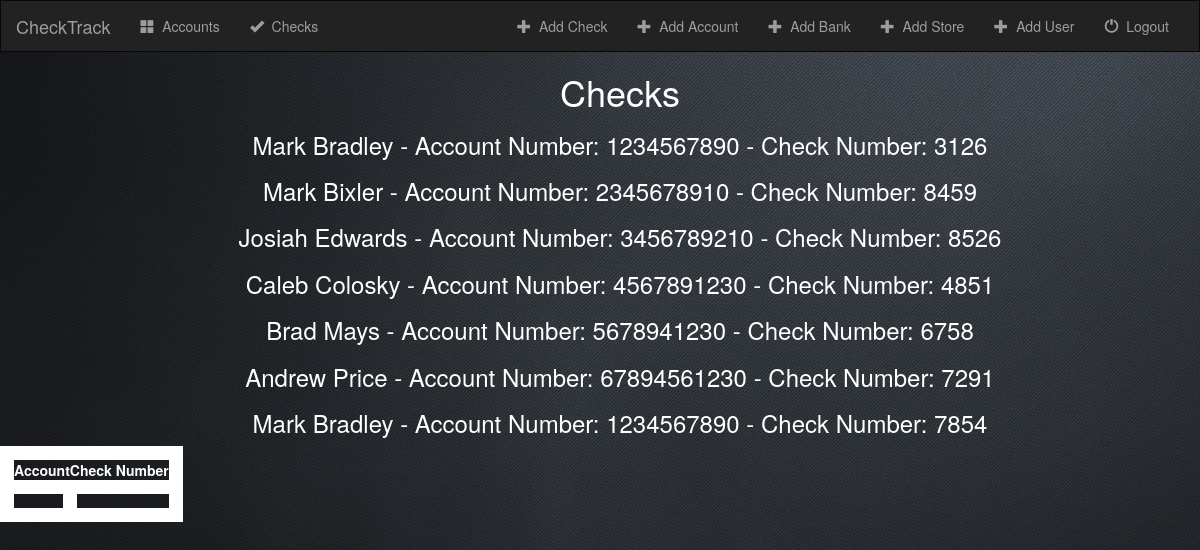
/check/checks/, run on an earlier commit of the app's database.
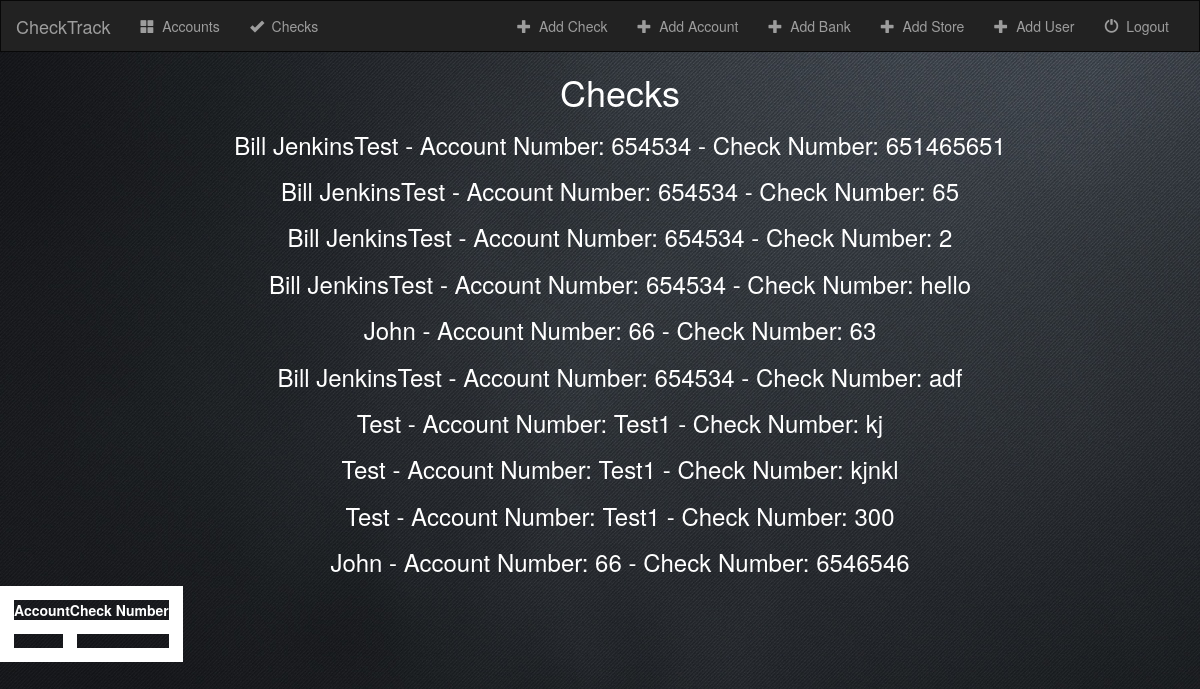
And on a later commit of the database.
### check/models.py (models this page shows, shortened)
class Check(models.Model):
    user = models.ForeignKey('User', on_delete=models.CASCADE)
    account = models.ForeignKey('Account', on_delete=models.CASCADE)
    check_amount = models.CharField(max_length=50)
    check_number = models.CharField(max_length=50)
    cashier_name = models.CharField(max_length=50)
    check_status = models.BooleanField(default=False)
    letter_date1 = models.CharField(max_length=50)
    letter_date2 = models.CharField(max_length=50)
    letter_date3 = models.CharField(max_length=50)

class Account(models.Model):
    acount_store = models.ForeignKey('Store', on_delete=models.CASCADE)
    bank = models.ForeignKey('Bank', on_delete=models.CASCADE)
    account_number = models.CharField(max_length=50)
    routing_number = models.CharField(max_length=50)
    account_name = models.CharField(max_length=50)
    account_street = models.CharField(max_length=50)
    account_state = models.CharField(max_length=50)
    account_city = models.CharField(max_length=50)
    account_zip = models.CharField(max_length=50)
    checks_bounced = models.CharField(max_length=50)
    def __str__(self):
        return self.account_name + ' - Account Number: ' + self.account_number

### check/views.py (the view)
# urls.py: url(r'checks/$', views.CheckIndexView.as_view(), name='checkindex'),
class CheckIndexView(generic.ListView):
    template_name = 'check/checks.html'
    context_object_name = 'all_checks'
    def get_queryset(self):
        return Check.objects.all()

### check/templates/check/checks.html
{% extends 'check/base.html' %}
{% block body %}
<div class="wrapper">
<font color="#ffffff">
        <ul>
            <h1>Checks</h1>
            {% for check in all_checks %}
            <h3><a href="{% url 'check:checkdetail' check.id %}"><font color="#ffffff">{{ check.account }} - Check Number: {{ check.check_number }}</font></a></h3>
            {% endfor %}
        </ul>
        <table>
            <tr>
                <th>Account</th>
                <th>Check Number</th>
            </tr>
            <tr>
                <td>{{ check.account }}</td>
                <td>{{ check.check_number }}</td>
            </tr>
        </table>
    </font>
</div>
{% endblock %}

What changed in the data, as far as the page shows it:
removed Check: account "Mark Bradley - Account Number: 1234567890", check_number "3126"
removed Check: account "Mark Bixler - Account Number: 2345678910", check_number "8459"
removed Check: account "Josiah Edwards - Account Number: 3456789210", check_number "8526"
removed Check: account "Caleb Colosky - Account Number: 4567891230", check_number "4851"
removed Check: account "Brad Mays - Account Number: 5678941230", check_number "6758"
removed Check: account "Andrew Price - Account Number: 67894561230", check_number "7291"
removed Check: account "Mark Bradley - Account Number: 1234567890", check_number "7854"
added Check: account "Bill JenkinsTest - Account Number: 654534", check_number "651465651"
added Check: account "Bill JenkinsTest - Account Number: 654534", check_number "65"
added Check: account "Bill JenkinsTest - Account Number: 654534", check_number "2"
added Check: account "Bill JenkinsTest - Account Number: 654534", check_number "hello"
added Check: account "John - Account Number: 66", check_number "63"
added Check: account "Bill JenkinsTest - Account Number: 654534", check_number "adf"
added Check: account "Test - Account Number: Test1", check_number "kj"
added Check: account "Test - Account Number: Test1", check_number "kjnkl"
added Check: account "Test - Account Number: Test1", check_number "300"
added Check: account "John - Account Number: 66", check_number "6546546"
